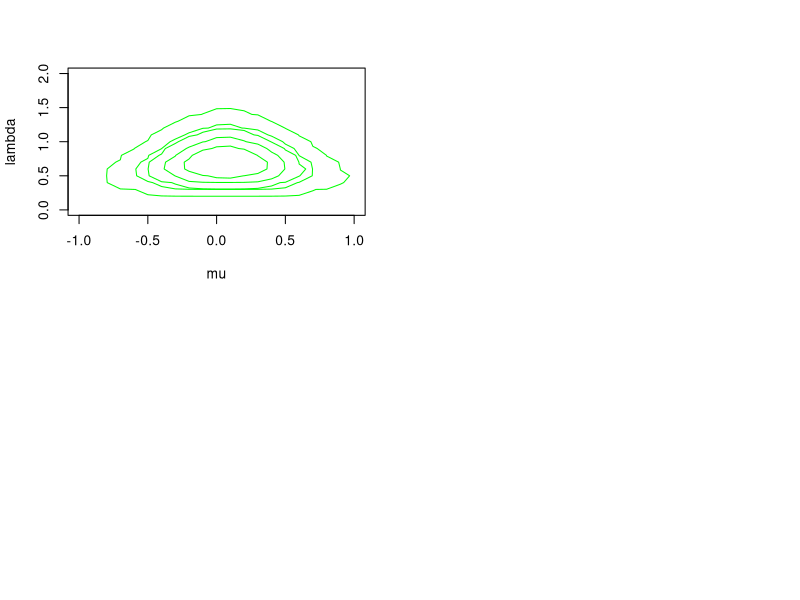

R code for this plot: (Note: this script raises an error after producing the figure.)
# Description: 
#   Variational bayes for univariate Gaussian
#
# Details:
#   Chapter 21 of Kevin Murphy's book `Machine Learning: a 
#   probabilistic approach` provides a detailed explanation.
#   It doesn't provide much in the way of code though.  
#   This Gist is a brief demo of the KL(p,q) and KL(q,p) 
#   for 2d Gaussian, as described on pages 734.
#
# License: GNU v3
#
# Date: October 18, 2016
#
# Authors:
# [redacted]
# [redacted]
# [redacted]
#
# Source:
#   http://www.apps.stat.vt.edu/zhu/teaching/2016/6474/6474_2016.htm

# References:
#    https://pmtk3.googlecode.com.

rm(list = ls())

# generate data from true distribution
set.seed(12234)
mu.true <- 0
lambda.true <- 0.8
N <- 100
x <- rnorm(N , mu.true, 1/lambda.true)

# initial value
# lambda ~gamma(a0,b0)
# mu ~ N(mu0,1/(kappa0*lambda))
mu0 <- 0.5
kappa0 <- 2
a0 <- 8
b0 <- 4

# specify the tolerance e
e <- 0.01

EA <- vector()
kappa <- vector()
b <- vector()

# an and mun are always the same
an <- a0 + (N + 1)/2
mun <- (kappa0 * mu0 + sum(x)) / (kappa0 + N)

# Main loop of algorithm
i <- 1
# step1
kappa[i] <- (kappa0 + N) * (a0 / b0)
#q(mu) ~ N(mu[1],1/kappa[1])

# step 2
# EA[i] = N*(mun^2 +1/kappa[i])+sum(x^2)-2*sum(x)*mun+kappa0/kappa[i]
EA[i] <- N * (mun^2 + 1 / kappa[i]) + sum(x^2) - 2 * sum(x) * mun + kappa0 ** (1 / kappa[i] + (mun - mu0)^2)
b[i] <- 0.5 * EA[i] + b0
# q(lambda)~ gamma(a[1], b[1])

# i=2
repeat{
  # step1 
  i <- i + 1
  kappa[i] <- (kappa0 + N) * (an / b[i-1])  
  #q(mu) ~ N(mu[1],1/kappa[1])
  
  # step 2
  # EA[i] = N*(mun^2 +1/kappa[i])+sum(x^2)-2*sum(x)*mun+kappa0/kappa[i]
  EA[i] <- N * (mun^2 + 1 / kappa[i]) + sum(x^2) - 2* sum(x) * mun + kappa0 * (1 / kappa[i] + (mun - mu0)^2)
  b[i] <- 0.5 * EA[i] + b0
  # q(lambda)~ gamma(a[1], b[1])
  
  if(abs(kappa[i] - kappa[i-1]) <e & abs(b[i] - b[i-1]) < e) break()
  kappa.optimal <- kappa[i]
  b.optimal <- b[i]
}


# Contour plot
# true posterior density p(mu,lambda/x)
f.true <- Vectorize(function(mu , lambda){
  f <- (sqrt(lambda/2 / pi))^N *exp(-(lambda / 2) * sum((x - mu)^2)) *
    sqrt(kappa0 * lambda / 2 /pi) * exp(-(kappa0 * lambda / 2)*(mu - mu0)^2 - b0 * lambda) * lambda^(a0 - 1)
  #logf=N/2*log(lambda)-(lambda/2)*sum((x-mu)^2)+0.5*log(kappa0*lambda)-0.5*kappa0*lambda*(mu-mu0)^2+(a0-1)*log(lambda)-b0*lambda
  
  #return(logf)
  return(f)
})
mu <- seq(-1.0 , 1.0 , by = 0.1)
lambda <- seq(0.0, 2,by = 0.1)
dens <- outer(mu, lambda, f.true)
#logdens=outer(mu,lambda,f.true)
#dens= exp(logdens - max(logdens))
par(mfrow = c(2, 2))
#  Contours of the true posterior distribution f(mu,lambda/X) --green

contour1<-c(1e-84, 1e-80, 1e-79, 5e-78, 1e-76)


#contours2 <- c(1.4e-100,1e-80,1e-50)
#par(mfcol=c(1,1))
contour(mu, lambda, dens, levels = contour1, xlab = 'mu', ylab = 'lambda', col = 'green', drawlabels = F)

#(a) Contours of the initial factorized approximation q(mu)*q(lambda) --blue
fa  <- Vectorize(function(mu, lambda){
  #   f.a = sqrt(kappa0*lambda/2/pi)*exp(-kappa0*lambda*0.5*(mu-mu0)^2)*lambda^(a0-1)*exp(-b0*lambda)  
  f.a <- (kappa0 * 0.5 * (mu - mu0)^2 + b0)^(-a0 - 0.5) * lambda^(a0 - 1) * exp(-b0 * lambda) 
  
  #  return(logfa)
  return(f.a)
})

#logdens.a=outer(mu,lambda,fa)
#dens.a= exp(logdens.a - max(logdens.a))
dens.a <- outer(mu, lambda, fa)
contour2 < -c(8e-7, 1e-7, 2e-7, 3e-7, 3.4e-7)

contour(mu, lambda, dens.a, levels = contour2, xlab = 'mu', ylab = 'lambda', col = 'blue', add = T, drawlabels = F)
legend("topleft",'(a)', bty = 'n')


#(b) After re-estimating the factor q(mu)--blue
fb  <- Vectorize(function(mu, lambda){
  f.b <- sqrt(kappa[1] * 0.5 / pi) * exp(-kappa[1] / 2 * (mu - mun)^2) * lambda^(a0-1) * exp(-b0 * lambda) 
  #  logfb=-kappa[1]*0.5*(mu-mun)^2+(a0-1)*log(lambda)-b0*lambda
  
  #  return(logfb)
  return(f.b)
})

#logdens.b=outer(mu,lambda,fb)
#dens.b= exp(logdens.b - max(logdens.b))
dens.b <- outer(mu, lambda, fb)
contour3 <- c(1e-4, 0.01, 0.1, 0.2)
contour(mu, lambda, dens, levels = contour1, xlab = 'mu', ylab = 'lambda', col = 'green', drawlabels = F)

contour(mu, lambda,dens.b, levels = contour3, add = T, drawlabels = F,col = 'blue')
legend("topleft",'(b)',bty = 'n')

#(c) After re-estimating the factor q(lambda)--blue
fc <- Vectorize(function(mu, lambda){
  f.c <- sqrt(kappa[1] / 2 / pi) * exp(-kappa[1] / 2 * (mu - mun)^2) * lambda^(an - 1) * exp(-b[1] * lambda)
  # logfc=-kappa[1]*0.5*(mu-mun)^2+(an-1)*log(lambda)-b[1]*lambda
  
  #  return(logfc)
  return(f.c)
})

#logdens.c=outer(mu,lambda,fc)
#dens.c= exp(logdens.c - max(logdens.c))
dens.c <- outer(mu, lambda, fc)
contour4 <- c (1e-45, 5e-43, 1e-40, 1e-38, 1e-37, 1e-35)
contour(mu, lambda, dens, levels = contour1, xlab = 'mu', ylab = 'lambda', col = 'green', drawlabels = F)

contour(mu, lambda, dens.c, levels = contour4, add = T, drawlabels = F, col = 'blue')
legend("topleft",'(c)',bty = 'n')


#(d) Contours of the optimal factorized approximation--red 
fd <- Vectorize(function(mu, lambda){
  f.d <- sqrt(kappa.optimal / 2/ pi) * exp(-kappa.optimal / 2*(mu - mun)^2) * lambda^(an - 1) * exp(-b.optimal * lambda)
  #logfd=-kappa.optimal*0.5*(mu-mun)^2+(an-1)*log(lambda)-b.optimal*lambda
  
  #return(logfd)
  return(f.d)
})

#logdens.d=outer(mu,lambda,fd)
#dens.d= exp(logdens.d - max(logdens.d))
dens.d <- outer(mu, lambda, fd)

contour5 <- c(5e-43, 1e-40, 1e-38, 1e-37, 1e-35)
contour(mu, lambda, dens, levels = contour1, xlab = 'mu', ylab = 'lambda',col = 'green', drawlabels = F)

contour(mu, lambda, dens.d, levels = contour5, add = T, drawlabels = F, col = 'red')
legend("topleft",'(d)', bty = 'n')

